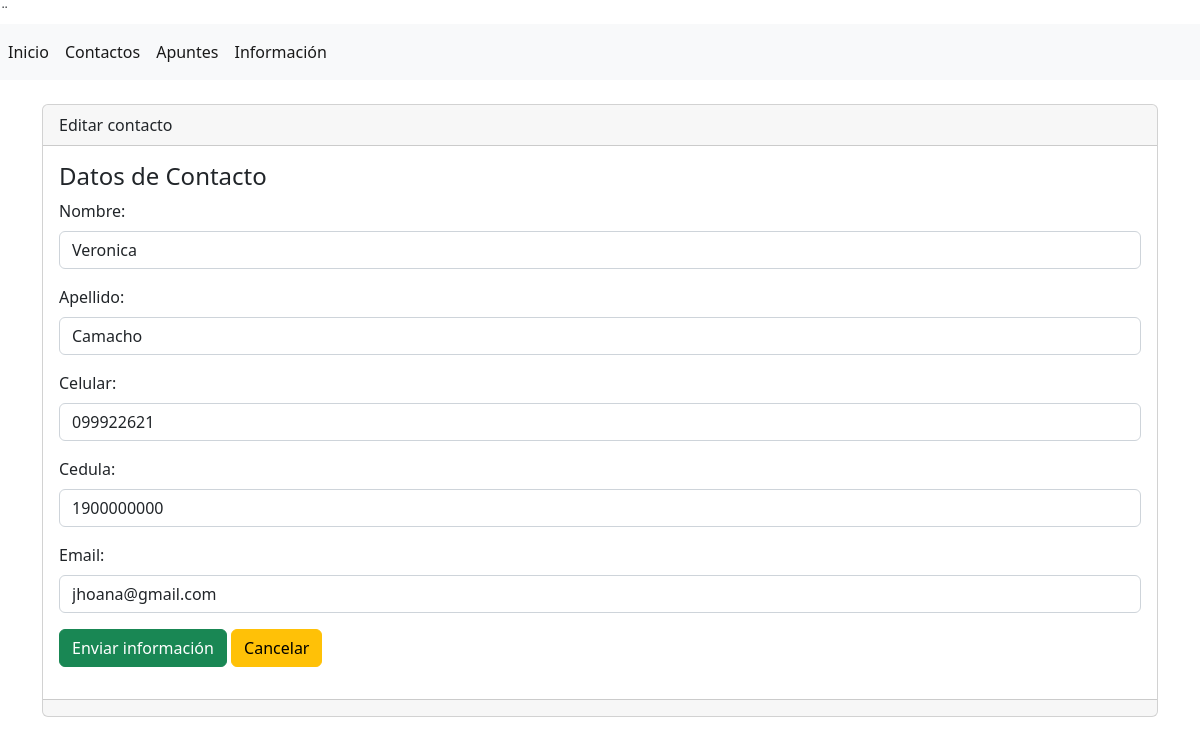
The app's page /contactos/editar/4 with its own data.
### appUno/models.py (models this page shows, shortened)
class Contacto(models.Model):
	nombre=models.CharField(max_length=30)
	apellido=models.CharField(max_length=30)
	celular=models.CharField(max_length=10)
	cedula=models.CharField(max_length=30)
	email=models.CharField(max_length=30)

### appUno/views.py (the view)
# urls.py: path('contactos/editar', views.editar_contacto, name='editar_contacto'),
def editar_contacto(request, id):
	contacto=Contacto.objects.get(id=id)
	formulario=ContactoForm(request.POST or None, instance=contacto)
	if formulario.is_valid() and request.POST:
		formulario.save()
		return redirect('contactos')
	return render(request, 'contactos/editar.html', {'formulario':formulario})

### appUno/forms.py
class ContactoForm(forms.ModelForm):
    class Meta:
        model = Contacto
        fields = '__all__'

### appUno/templates/contactos/editar.html (shortened to what this page needs)
{% extends "base.html" %}
{% block contenido %}
<div class="card">
    <div class="card-header">
        Editar contacto
    </div>
    <div class="card-body">
        <h4 class="card-title">Datos de Contacto</h4>
        {% include 'contactos/form.html' %}
    </div>
    <div class="card-footer text-muted">
    </div>
</div>
{% endblock %}

### appUno/templates/contactos/form.html (shortened to what this page needs)
<form enctype="multipart/form-data" method="POST">
    {% for campo in formulario %}
    <div class="mb-3">
        <label for="" class="form-label">{{ campo.label }}:</label>
        <input
        type="{{ campo.field.widget.input_type }}"
        class="form-control"
        name="{{ campo.name }}"
        id=""
        aria-describedby="helpId"
        placeholder="{{campo.label}}"
        value="{{ campo.value | default:'' }}">
    </div>
    {% endfor %}
    <input name="" id="" class="btn btn-success" type="submit" value="Enviar información">
    <a name="" id="" class="btn btn-warning" href="{% url 'contactos' %}" role="button">Cancelar</a>
</form>

### records on screen
Contacto: nombre "Veronica" "Camacho" "099922621" "1900000000" "jhoana@gmail.com"

### other values on screen
{{ campo.label }} "Nombre" "Apellido" "Celular" "Cedula" "Email"
